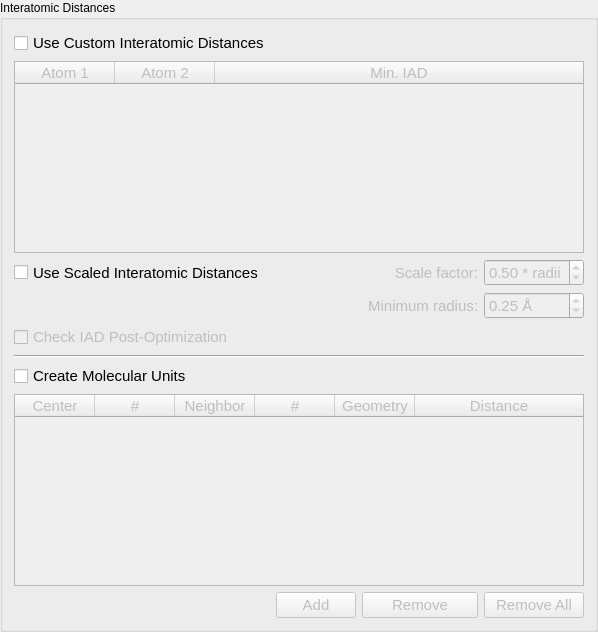
    <widget class="QGroupBox" name="groupBox_3">
     <property name="sizePolicy">
      <sizepolicy hsizetype="Preferred" vsizetype="Preferred">
       <horstretch>0</horstretch>
       <verstretch>0</verstretch>
      </sizepolicy>
     </property>
     <property name="title">
      <string>Interatomic Distances</string>
     </property>
     <layout class="QGridLayout" name="gridLayout_4">
      <item row="8" column="3">
       <widget class="QLabel" name="label_9">
        <property name="enabled">
         <bool>false</bool>
        </property>
        <property name="sizePolicy">
         <sizepolicy hsizetype="Preferred" vsizetype="Preferred">
          <horstretch>0</horstretch>
          <verstretch>0</verstretch>
         </sizepolicy>
        </property>
        <property name="font">
         <font>
          <pointsize>11</pointsize>
         </font>
        </property>
        <property name="text">
         <string>Minimum radius:</string>
        </property>
        <property name="alignment">
         <set>Qt::AlignRight|Qt::AlignTrailing|Qt::AlignVCenter</set>
        </property>
        <property name="buddy">
         <cstring>spin_minRadius</cstring>
        </property>
       </widget>
      </item>
      <item row="6" column="4">
       <widget class="QDoubleSpinBox" name="spin_scaleFactor">
        <property name="enabled">
         <bool>false</bool>
        </property>
        <property name="sizePolicy">
         <sizepolicy hsizetype="Minimum" vsizetype="Minimum">
          <horstretch>0</horstretch>
          <verstretch>0</verstretch>
         </sizepolicy>
        </property>
        <property name="minimumSize">
         <size>
          <width>0</width>
          <height>18</height>
         </size>
        </property>
        <property name="font">
         <font>
          <pointsize>11</pointsize>
         </font>
        </property>
        <property name="toolTip">
         <string>Use this to limit the shortest interatomic distance between
atoms. This ensures that atoms aren't overlapping.

The value specified here is multiplied by each atom's covalent
radius, and the sum of the scaled radii are used to enforce a
minimum atomic separation between atoms.

The default recommended value is 0.5. This ensures that atoms will not be unphysically close (which may prevent
certain optimization codes from working). Using a higher value
is acceptable while creating random structures in the first
generation, but may prevent the crossover operator from being
able to create offspring that meet this restriction.</string>
        </property>
        <property name="suffix">
         <string> * radii</string>
        </property>
        <property name="decimals">
         <number>2</number>
        </property>
        <property name="maximum">
         <double>1.000000000000000</double>
        </property>
        <property name="singleStep">
         <double>0.050000000000000</double>
        </property>
        <property name="value">
         <double>0.500000000000000</double>
        </property>
       </widget>
      </item>
      <item row="6" column="3">
       <widget class="QLabel" name="label">
        <property name="enabled">
         <bool>false</bool>
        </property>
        <property name="sizePolicy">
         <sizepolicy hsizetype="Preferred" vsizetype="Preferred">
          <horstretch>0</horstretch>
          <verstretch>0</verstretch>
         </sizepolicy>
        </property>
        <property name="font">
         <font>
          <pointsize>11</pointsize>
         </font>
        </property>
        <property name="text">
         <string>Scale factor:</string>
        </property>
        <property name="alignment">
         <set>Qt::AlignRight|Qt::AlignTrailing|Qt::AlignVCenter</set>
        </property>
        <property name="buddy">
         <cstring>spin_scaleFactor</cstring>
        </property>
       </widget>
      </item>
      <item row="8" column="4">
       <widget class="QDoubleSpinBox" name="spin_minRadius">
        <property name="enabled">
         <bool>false</bool>
        </property>
        <property name="sizePolicy">
         <sizepolicy hsizetype="Minimum" vsizetype="Minimum">
          <horstretch>0</horstretch>
          <verstretch>0</verstretch>
         </sizepolicy>
        </property>
        <property name="minimumSize">
         <size>
          <width>0</width>
          <height>18</height>
         </size>
        </property>
        <property name="font">
         <font>
          <pointsize>11</pointsize>
         </font>
        </property>
        <property name="suffix">
         <string> Å</string>
        </property>
        <property name="decimals">
         <number>2</number>
        </property>
        <property name="singleStep">
         <double>0.050000000000000</double>
        </property>
        <property name="value">
         <double>0.250000000000000</double>
        </property>
       </widget>
      </item>
      <item row="13" column="2" colspan="2">
       <widget class="QPushButton" name="pushButton_removeMolUnit">
        <property name="enabled">
         <bool>false</bool>
        </property>
        <property name="font">
         <font>
          <pointsize>11</pointsize>
         </font>
        </property>
        <property name="toolTip">
         <string>&lt;html&gt;&lt;head/&gt;&lt;body&gt;&lt;p&gt;Remove selected row from the 'molecular unit' table&lt;/p&gt;&lt;/body&gt;&lt;/html&gt;</string>
        </property>
        <property name="text">
         <string>Remove</string>
        </property>
       </widget>
      </item>
      <item row="3" column="0" colspan="5">
       <widget class="QTableWidget" name="table_IAD">
        <property name="enabled">
         <bool>false</bool>
        </property>
        <property name="font">
         <font>
          <pointsize>11</pointsize>
         </font>
        </property>
        <attribute name="horizontalHeaderStretchLastSection">
         <bool>true</bool>
        </attribute>
        <column>
         <property name="text">
          <string>Atom 1</string>
         </property>
        </column>
        <column>
         <property name="text">
          <string>Atom 2</string>
         </property>
        </column>
        <column>
         <property name="text">
          <string>Min. IAD</string>
         </property>
        </column>
       </widget>
      </item>
      <item row="9" column="0">
       <widget class="QCheckBox" name="cb_checkStepOpt">
        <property name="enabled">
         <bool>false</bool>
        </property>
        <property name="font">
         <font>
          <pointsize>11</pointsize>
         </font>
        </property>
        <property name="text">
         <string>Check IAD Post-Optimization</string>
        </property>
       </widget>
      </item>
      <item row="12" column="0" colspan="5">
       <widget class="QTableWidget" name="table_molUnit">
        <property name="enabled">
         <bool>false</bool>
        </property>
        <property name="sizePolicy">
         <sizepolicy hsizetype="Expanding" vsizetype="Expanding">
          <horstretch>0</horstretch>
          <verstretch>0</verstretch>
         </sizepolicy>
        </property>
        <property name="minimumSize">
         <size>
          <width>0</width>
          <height>0</height>
         </size>
        </property>
        <property name="font">
         <font>
          <pointsize>11</pointsize>
         </font>
        </property>
        <property name="toolTip">
         <string>&lt;html&gt;&lt;head/&gt;&lt;body&gt;&lt;p&gt;Center: Choose the atom type to be the center of the 'molecular unit'&lt;/p&gt;&lt;p&gt;#: Number of center atoms to coordinate the neighbor atoms&lt;/p&gt;&lt;p&gt;Neighbor: Choose the atom type to coordinate to the center atom&lt;/p&gt;&lt;p&gt;#: Number of neighbor atoms to coordinate to the center atom&lt;/p&gt;&lt;p&gt;Geometry: How to orient the neighbor around the center atom&lt;/p&gt;&lt;p&gt;Distance: Distance to place each neighbor atom from the center atom&lt;/p&gt;&lt;/body&gt;&lt;/html&gt;</string>
        </property>
        <attribute name="horizontalHeaderCascadingSectionResizes">
         <bool>true</bool>
        </attribute>
        <attribute name="horizontalHeaderMinimumSectionSize">
         <number>80</number>
        </attribute>
        <attribute name="horizontalHeaderDefaultSectionSize">
         <number>80</number>
        </attribute>
        <attribute name="horizontalHeaderStretchLastSection">
         <bool>true</bool>
        </attribute>
        <attribute name="verticalHeaderVisible">
         <bool>false</bool>
        </attribute>
        <attribute name="verticalHeaderMinimumSectionSize">
         <number>18</number>
        </attribute>
        <attribute name="verticalHeaderDefaultSectionSize">
         <number>18</number>
        </attribute>
        <column>
         <property name="text">
          <string>Center</string>
         </property>
        </column>
        <column>
         <property name="text">
          <string>#</string>
         </property>
        </column>
        <column>
         <property name="text">
          <string>Neighbor</string>
         </property>
        </column>
        <column>
         <property name="text">
          <string>#</string>
         </property>
        </column>
        <column>
         <property name="text">
          <string>Geometry</string>
         </property>
        </column>
        <column>
         <property name="text">
          <string>Distance</string>
         </property>
        </column>
       </widget>
      </item>
      <item row="11" column="0">
       <widget class="QCheckBox" name="cb_useMolUnit">
        <property name="font">
         <font>
          <pointsize>11</pointsize>
         </font>
        </property>
        <property name="toolTip">
         <string>&lt;html&gt;&lt;head/&gt;&lt;body&gt;&lt;p&gt;By enabling, allows the user the freedom to select atom types from the above composition to generate &amp;quot;molecular units&amp;quot;.&lt;/p&gt;&lt;p&gt;**This is currently limited to single-center moelcules with 1-6 coordinated atoms to the central atom.**&lt;/p&gt;&lt;/body&gt;&lt;/html&gt;</string>
        </property>
        <property name="text">
         <string>Create Molecular Units</string>
        </property>
       </widget>
      </item>
      <item row="6" column="0">
       <widget class="QCheckBox" name="cb_interatomicDistanceLimit">
        <property name="sizePolicy">
         <sizepolicy hsizetype="Minimum" vsizetype="Preferred">
          <horstretch>0</horstretch>
          <verstretch>0</verstretch>
         </sizepolicy>
        </property>
        <property name="minimumSize">
         <size>
          <width>0</width>
          <height>18</height>
         </size>
        </property>
        <property name="font">
         <font>
          <pointsize>11</pointsize>
         </font>
        </property>
        <property name="toolTip">
         <string>Use this to limit the shortest interatomic distance between atoms. This ensures that atoms aren't overlapping.</string>
        </property>
        <property name="text">
         <string>Use Scaled Interatomic Distances</string>
        </property>
        <property name="checked">
         <bool>false</bool>
        </property>
       </widget>
      </item>
      <item row="13" column="0">
       <spacer name="horizontalSpacer">
        <property name="orientation">
         <enum>Qt::Horizontal</enum>
        </property>
        <property name="sizeHint" stdset="0">
         <size>
          <width>40</width>
          <height>20</height>
         </size>
        </property>
       </spacer>
      </item>
      <item row="1" column="0">
       <widget class="QCheckBox" name="cb_customIAD">
        <property name="font">
         <font>
          <pointsize>11</pointsize>
         </font>
        </property>
        <property name="text">
         <string>Use Custom Interatomic Distances</string>
        </property>
        <property name="checked">
         <bool>false</bool>
        </property>
       </widget>
      </item>
      <item row="13" column="4">
       <widget class="QPushButton" name="pushButton_removeAllMolUnit">
        <property name="enabled">
         <bool>false</bool>
        </property>
        <property name="font">
         <font>
          <pointsize>11</pointsize>
         </font>
        </property>
        <property name="toolTip">
         <string>&lt;html&gt;&lt;head/&gt;&lt;body&gt;&lt;p&gt;Remove all rows from the 'molecular unit' table&lt;/p&gt;&lt;/body&gt;&lt;/html&gt;</string>
        </property>
        <property name="text">
         <string>Remove All</string>
        </property>
       </widget>
      </item>
      <item row="13" column="1">
       <widget class="QPushButton" name="pushButton_addMolUnit">
        <property name="enabled">
         <bool>false</bool>
        </property>
        <property name="font">
         <font>
          <pointsize>11</pointsize>
         </font>
        </property>
        <property name="toolTip">
         <string>&lt;html&gt;&lt;head/&gt;&lt;body&gt;&lt;p&gt;Add a new row to the 'molecular unit' table&lt;/p&gt;&lt;/body&gt;&lt;/html&gt;</string>
        </property>
        <property name="text">
         <string>Add</string>
        </property>
       </widget>
      </item>
      <item row="10" column="0" colspan="5">
       <widget class="Line" name="line_2">
        <property name="orientation">
         <enum>Qt::Horizontal</enum>
        </property>
       </widget>
      </item>
     </layout>
    </widget>
